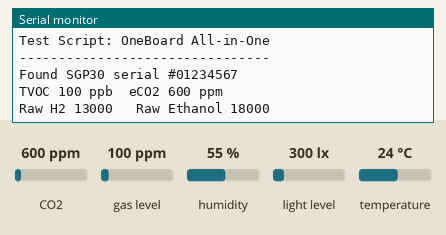
A sketch run on a simulated Arduino Uno, built with avr-gcc and run on an emulated ATmega328P. On the bench: the last lines printed to the serial monitor. The inputs (shaded band) are chosen by the test bench; at power-on: CO2 600 ppm, gas level 100 ppm, humidity 55 %, light level 300 lx, temperature 24 °C.

Above: at 1.2 s.
1.3 s: CO2 set to 452 ppm
At 2.7 s:
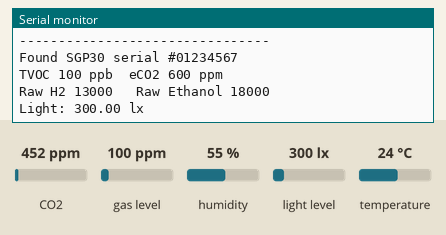
10.4 s: gas level set to 20 ppm
At 14.2 s:
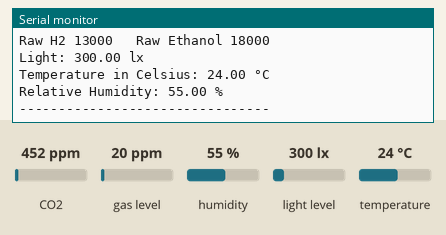
19.5 s: humidity set to 22 %
At 20.8 s:
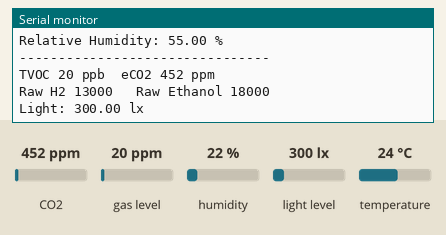
28.6 s: light level set to 40 lx
At 30.5 s:
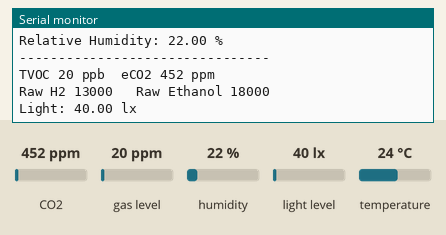
37.7 s: temperature set to 12 °C
At 42.0 s:
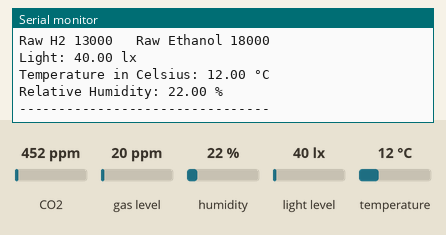

The sketch:

az-oneboard_testsketch.ino
```cpp
//AZ-Oneboard-Testsketch
//by Niklas Heinzel
//2024

#include <Wire.h>
#include "Adafruit_SGP30.h"
#include <BH1750.h>
#include <WEMOS_SHT3X.h>

// Initialize the SHT30 temperature and humidity sensor at I2C address 0x44
SHT3X sht30(0x44);

// Initialize the Adafruit SGP30 air quality sensor
Adafruit_SGP30 sgp;

// Initialize the BH1750 light intensity sensor
BH1750 lightMeter;

/**
 * Calculates the absolute humidity based on temperature and relative humidity.
 * The formula used is an approximation provided by Sensirion for the SGP30.
 * @param temperature Temperature in Celsius.
 * @param humidity Relative humidity as a percentage.
 * @return Absolute humidity scaled in milligrams per cubic meter (mg/m^3).
 */
uint32_t getAbsoluteHumidity(float temperature, float humidity) {
    const float absoluteHumidity = 216.7f *
        ((humidity / 100.0f) * 6.112f *
        exp((17.62f * temperature) / (243.12f + temperature)) / (273.15f + temperature)); // [g/m^3]
    const uint32_t absoluteHumidityScaled = static_cast<uint32_t>(1000.0f * absoluteHumidity); // [mg/m^3]
    return absoluteHumidityScaled;
}

/**
 * Setup function is executed once when the program starts. It initializes the sensors
 * and configures the serial communication.
 */
void setup() {
    Serial.begin(9600); // Start the serial communication at 9600 baud rate
    Wire.begin(); // Initialize the I2C communication

    while (!Serial) {
        delay(10); // Wait for the Serial connection to be ready
    }

    Serial.println("--------------------------------");
    Serial.println("Test Script: OneBoard All-in-One");
    Serial.println("--------------------------------");

    lightMeter.begin(); // Initialize the BH1750 light sensor

    // Initialize the SGP30 sensor and check if it is available
    if (!sgp.begin()) {
        Serial.println("Sensor not found :(");
        while (1); // Halt execution if the sensor is not found
    }

    // Print the serial number of the SGP30 sensor
    Serial.print("Found SGP30 serial #");
    Serial.print(sgp.serialnumber[0], HEX);
    Serial.print(sgp.serialnumber[1], HEX);
    Serial.println(sgp.serialnumber[2], HEX);
}

// Counter to track iterations in the loop
int counter = 0;

/**
 * Loop function runs continuously after setup. It performs sensor readings,
 * processes the data, and outputs the results via the Serial connection.
 */
void loop() {
    // Perform air quality measurements using the SGP30 sensor
    if (!sgp.IAQmeasure()) {
        Serial.println("Measurement failed");
        return; // Exit the loop if the measurement fails
    }

    Serial.print("TVOC ");
    Serial.print(sgp.TVOC); // Total Volatile Organic Compounds (TVOC) in ppb
    Serial.print(" ppb\t");
    Serial.print("eCO2 ");
    Serial.print(sgp.eCO2); // Equivalent CO2 (eCO2) in ppm
    Serial.println(" ppm");

    // Perform raw measurements for hydrogen and ethanol
    if (!sgp.IAQmeasureRaw()) {
        Serial.println("Raw Measurement failed");
        return;
    }
    Serial.print("Raw H2 ");
    Serial.print(sgp.rawH2); // Raw hydrogen concentration
    Serial.print(" \t");
    Serial.print("Raw Ethanol ");
    Serial.print(sgp.rawEthanol); // Raw ethanol concentration
    Serial.println("");

    delay(2000); // Wait for 2 seconds before the next measurement

    counter++;
    if (counter == 30) { // Every 30 iterations, retrieve the baseline values
        counter = 0;

        uint16_t TVOC_base, eCO2_base;
        if (!sgp.getIAQBaseline(&eCO2_base, &TVOC_base)) {
            Serial.println("Failed to get baseline readings");
            return;
        }
        Serial.print("****Baseline values: eCO2: 0x");
        Serial.print(eCO2_base, HEX);
        Serial.print(" & TVOC: 0x");
        Serial.println(TVOC_base, HEX);
    }

    // Read and print light intensity from the BH1750 sensor
    float lux = lightMeter.readLightLevel();
    Serial.print("Light: ");
    Serial.print(lux); // Light intensity in lux
    Serial.println(" lx");
    delay(2000); // Wait for 2 seconds

    // Read and print temperature and humidity from the SHT30 sensor
    if (sht30.get() == 0) {
        Serial.print("Temperature in Celsius: ");
        Serial.print(sht30.cTemp); // Temperature in Celsius
        Serial.println(" °C");
        Serial.print("Relative Humidity: ");
        Serial.print(sht30.humidity); // Relative humidity as a percentage
        Serial.println(" %");
        Serial.println("--------------------------------");
    } else {
        Serial.println("Error!"); // Output an error if the SHT30 sensor fails
    }

    delay(5000); // Wait for 5 seconds before restarting the loop
}
```

Measured:
- after the input at 28.6 s, the serial monitor: prints a new line after 0.76 s (image 4)
- after the input at 37.7 s, the serial monitor: prints a new line after 2.8 s (image 5)
